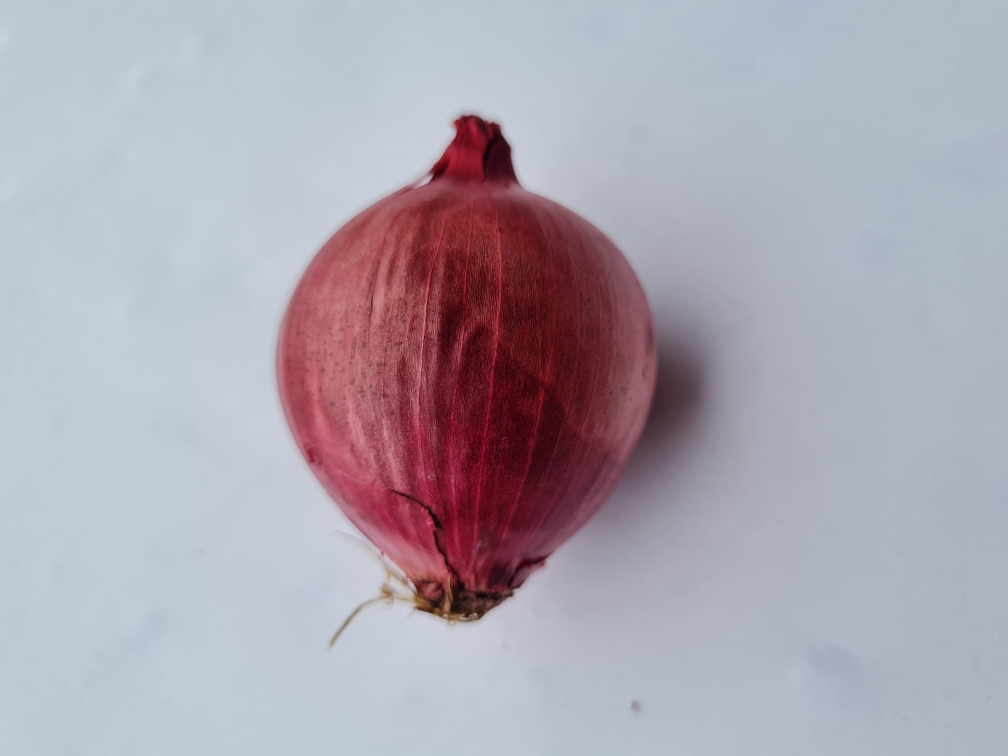
#> input picture Hannes/photos_examples/Zwiebel/Zwiebel (14).jpg, 4032 x 3024 px (shown at 1/4 size); its folder holds only this picture in this run
$ python feature_extraction.py
#> lines starting #> are read from the running program, lines starting #| are printed output that depends on the picture; after the words box and inside, x2 and y2 are one past the last pixel; in counts of white or black regions, pixels touching at a corner belong together
### Hannes/feature_extraction_functions.py
import cv2 as cv
import numpy as np
import os
from PIL import Image

def resize(input_dir, output_dir, file, new_width, new_height):
    # Bilder Verkleinern und in Ordner speichern
#> called with input_dir = 'photos_examples/Zwiebel', output_dir = 'photos_examples_reduced/Zwiebel_reduced', file = 'Zwiebel (14).jpg', new_width = 125, new_height = 125
    input_path = os.path.join(input_dir, file)
    output_path = os.path.join(output_dir, file)
    img = cv.imread(input_path)  # Bild ist 3:4
#> img is the input picture: shape (3024, 4032, 3); mean B, G, R 178.4, 166.6, 173
    height, width = img.shape[:2]
#> height = 3024; width = 4032

    # Wenn bild in Breite erweitert werden muss:
    if width / height < new_width / new_height:
        enlargement = int((height * (new_width / new_height) - width) / 2)
        up = 0
        down = 0
        left = enlargement
        right = enlargement
    # Wenn bild in Höhe erweitert werden muss:
    elif width / height > new_width / new_height:
        enlargement = int((width / (new_width / new_height) - height) / 2)
#> enlargement = 504
        up = enlargement
#> up = 504
        down = enlargement
#> down = 504
        left = 0
        right = 0
    # Wenn Bild nicht erweitert werden muss:
    else:
        up, down, left, right = (0, 0, 0, 0)
    img_enlarged = cv.copyMakeBorder(
        img, up, down, left, right, cv.BORDER_REPLICATE
    )  # Altenativ: ...,cv.BORDER_CONSTANT, value=[0, 0, 0]

    img = cv.resize(img_enlarged, (new_width, new_height))
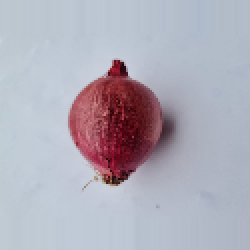
#> img: shape (125, 125, 3) (shown 2 times larger); mean B, G, R 185.4, 173.6, 176

    # Verkleinertes Bild in Ordner speichern
    cv.imwrite(output_path, img)

    # Convert image array to PIL Image object
    pil_image = Image.fromarray(cv.cvtColor(img, cv.COLOR_BGR2RGB))

    # Verkleinertes Bild zurück geben
    return np.array(pil_image)

# [90 lines left out: functions contour_number, mean_colours, extent, not called in this run]


def get_Features(image, count, zoom):
    # Kopiere das Originalbild, um es nicht zu verändern
#> called with count = 1, zoom = (500, 500)
    image_copy = image.copy()
    image_copy_contours = image.copy()
    image_copy_hull = image.copy()
    image_copy_bounding = image.copy()
    image_copy_mask = image.copy()

    # contour_number
    img1 = cv.Canny(image_copy, 100, 50)  # erzeugt einkanaliges Bild mit Kanten drauf
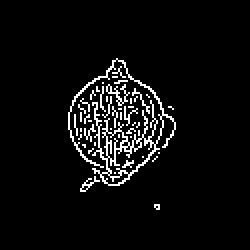
#> img1: shape (125, 125) (shown 2 times larger); 5.2% white in thin lines or dots, all inside (x1, y1, x2, y2) = (34, 29, 88, 105)
    contours, hierarchy = cv.findContours(img1, cv.RETR_LIST, cv.CHAIN_APPROX_SIMPLE)  # zählt Kanten, speichert sie in Liste
#> contours = 59 contours, 55 with area under 20; largest, box (x1, y1, x2, y2) and area: (34, 29, 88, 93) 502, (53, 68, 78, 89) 228, (52, 65, 64, 81) 84, (50, 85, 65, 93) 50
    contour_number = int(len(contours))  # Zählen der Listeneinträge
#> contour_number = 59
    cv.drawContours(image_copy_contours, contours, -1, (0, 255, 0), 1)  # Alle Konturen auf bild zeichnen
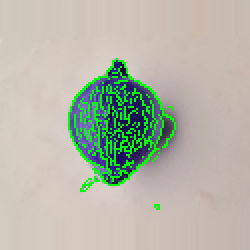
#> image_copy_contours: shape (125, 125, 3) (shown 2 times larger); mean of channels 0, 1, 2 169.1, 183, 181.1; drawn as B, G, R
    pil_image_contours = Image.fromarray(image_copy_contours) # Array in PIL bild umwandeln

    # aspect ratio, extent
    largest_contour = max(contours, key=cv.contourArea)
#> largest_contour = contour of 362 points, box (x1, y1, x2, y2) (34, 29, 88, 93), area 502
    hull = cv.convexHull(largest_contour)
#> hull = contour of 24 points, box (x1, y1, x2, y2) (34, 29, 88, 93), area 2163
    cv.drawContours( image_copy_hull, [hull], 0, (0, 255, 0), 1)  # konvexe Hülle auf Bild zeichnen
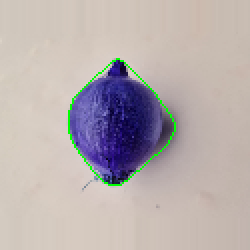
#> image_copy_hull: shape (125, 125, 3) (shown 2 times larger); mean of channels 0, 1, 2 174.4, 174.4, 183.9; drawn as B, G, R
    pil_image_hull = Image.fromarray(image_copy_hull)  # Array in PIL bild umwandeln
    rotated_rect = cv.minAreaRect(hull)
#> rotated_rect = ((57.89, 61.38), (49, 49.41), -41.63)
    box_points = cv.boxPoints(rotated_rect).astype(int)
#> box_points = [[55, 96], [23, 59], [59, 26], [92, 63]]
    cv.drawContours(image_copy_bounding, [box_points], 0, (0, 255, 0), 1)  # Bounding Box auf Bild zeichnen
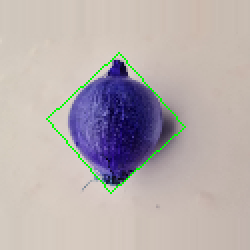
#> image_copy_bounding: shape (125, 125, 3) (shown 2 times larger); mean of channels 0, 1, 2 174.3, 174.3, 183.6; drawn as B, G, R
    pil_image_bounding = Image.fromarray(image_copy_bounding)  # Array in PIL bild umwandeln
    w = np.linalg.norm(box_points[0] - box_points[1])
#> w = 48.92
    h = np.linalg.norm(box_points[1] - box_points[2])
#> h = 48.84
    longer_side = max(w, h)
#> longer_side = 48.92
    shorter_side = min(w, h)
#> shorter_side = 48.84
    A_box = w * h
#> A_box = 2389
    A_mask = cv.contourArea(hull)
#> A_mask = 2163
    extent = A_mask / A_box
#> extent = 0.905
    aspect_ratio = shorter_side / longer_side
#> aspect_ratio = 0.998

    # mean colours
    mask = np.zeros((image.shape[0], image.shape[1]), dtype=np.uint8)  # leere Maske erzeugen
    cv.fillPoly(mask, [hull], (255))  # ausgefüllte hülle in maske schreiben
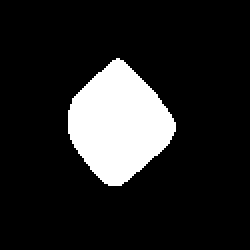
#> mask: shape (125, 125) (shown 2 times larger); 14.3% white; 1 white region, box (x1, y1, x2, y2) and area: (34, 29, 88, 93) 2235
    pixel_in_mask = image_copy[mask == 255]  # Maske über Bild legen und relevante Pixel auswählen
#> pixel_in_mask = 2235 rows, first 8: [179, 177, 185], [187, 187, 197], [167, 131, 140], [89, 18, 28], [134, 43, 55], [80, 31, 35], [163, 149, 156], [179, 176, 183]
    average_blue = np.mean(pixel_in_mask[:, 0])  #  Farbmittelwerte für Kanäle BGR in der Maske berechnen
#> average_blue = 129.5
    average_green = np.mean(pixel_in_mask[:, 1])
#> average_green = 63.86
    average_red = np.mean(pixel_in_mask[:, 2])
#> average_red = 74.62
    hsv = cv.cvtColor(image, cv.COLOR_BGR2HSV)  # Farbmittelwert für Hue Kanal in der Maske berechnen
#> hsv: shape (125, 125, 3); mean H, S, V 31.2, 42, 193.3
    pixel_in_mask_hsv = hsv[mask == 255]
#> pixel_in_mask_hsv = 2235 rows, first 8: [173, 11, 185], [0, 13, 197], [127, 55, 167], [124, 203, 89], [124, 173, 134], [122, 156, 80], [135, 22, 163], [167, 10, 183]
    average_hue = np.mean(pixel_in_mask_hsv[:, 0])
#> average_hue = 123

    image_copy_mask[mask != 255] = (255, 255, 255) # Färbe alles außerhalb der Maske weiß
    cv.drawContours(image_copy_mask, [hull], 0, (0, 255, 0), 1)  # Maske auf Bild zeichnen
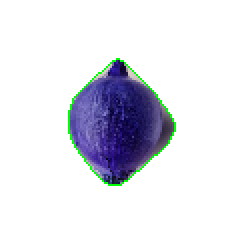
#> image_copy_mask: shape (125, 125, 3) (shown 2 times larger); mean of channels 0, 1, 2 235.5, 228.5, 227.7; drawn as B, G, R
    pil_image_mask = Image.fromarray(image_copy_mask)  # Array in PIL bild umwandeln

    return (
        contour_number,
        aspect_ratio,
        extent,
        average_blue,
        average_green,
        average_red,
        average_hue,
        np.array(pil_image_contours),  # Return the image as a numpy array
        np.array(pil_image_hull),
        np.array(pil_image_bounding),
        np.array(pil_image_mask)
    )

### Hannes/feature_extraction.py
import cv2 as cv
import pandas as pd
import numpy as np
import os
import feature_extraction_functions

df_layout = {
    "contour number": [],
    "aspect ratio": [],
    "extent": [],
    "Blue": [],
    "Green": [],
    "Red": [],
    "Hue": [],
    "class": [],
}
df = pd.DataFrame(df_layout)  # Erstellt Dataframe layout
# gewünschte Auflösung (Breite, Höhe) des bildes für die Merkmalerkennung
new_width, new_height = (125, 125)
# zahl 600 ist die größte seite des Anzeigefensters
zoomfactor = int(600 / max(new_width, new_height))
# Berechnung des Zoomfaktors (nur für Anzeige)
zoom = (new_width * zoomfactor, new_height * zoomfactor)

max_files_global =2
for i in range(3):  # for Schleife auf Bilder aus verschiedenen Ordnern zuzugreifen
    if i == 0:
        input_dir = "photos_examples/Zwiebel"
        output_dir = "photos_examples_reduced/Zwiebel_reduced"
        files = os.listdir(input_dir)  # speichert dateinamen in liste
        count = 1  # setzten
        max_files = max_files_global  # Anzahl bilder die gelesen werden sollen
    elif i == 1:
        input_dir = "photos_examples/Karotte"
        output_dir = "photos_examples_reduced/Karotte_reduced"
        files = os.listdir(input_dir)
        count = max_files_global+1  # zurücksetzten (nur Reihe fortsetzen wenn bilder angezeigt werden sollen, weil bilder sich sonst überschreiben. Sonst kann wieder bei 1 begoonen werden und immer gleiches "max_files" genutzt werden)
        max_files = max_files_global*2  # Anzahl bilder die gelesen werden sollen
    elif i == 2:
        input_dir = "photos_examples/Kartoffel"
        output_dir = "photos_examples_reduced/Kartoffel_reduced"
        files = os.listdir(input_dir)
        count = 2*max_files_global+1
        max_files = max_files_global*3

    for file in files:
        # Bild aus Ordner einlesen, verkleinern in Zielordner schreiben und zurück geben
        img = feature_extraction_functions.resize(
            input_dir, output_dir, file, new_width, new_height
        )

#> (the run stopped early here; a loop or call above may not have finished)

$ run again, on Hannes/photos_examples/Zwiebel/Zwiebel (29).JPG
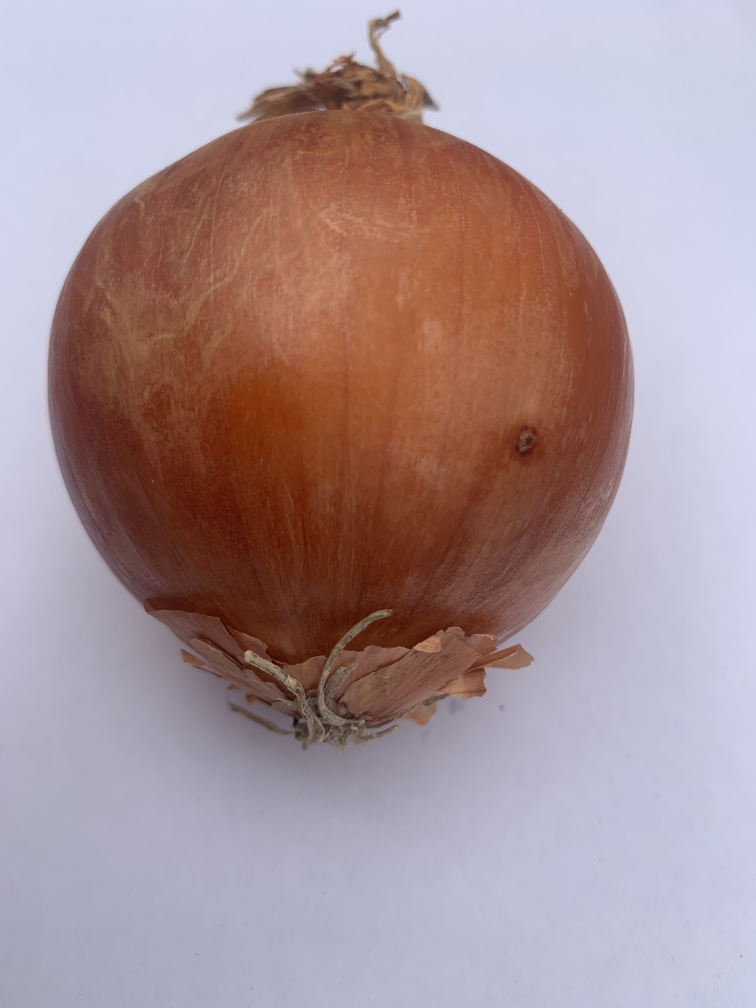
#> input picture Hannes/photos_examples/Zwiebel/Zwiebel (29).JPG, 3024 x 4032 px (shown at 1/4 size)
#> in resize, img is the input picture: shape (4032, 3024, 3); mean B, G, R 152.3, 147.3, 167.5
#> img: shape (125, 125, 3)
#> in get_Features, `img1 = cv.Canny(image_copy, 100, 50)`:
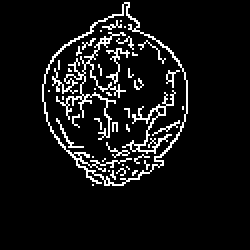
#> img1: shape (125, 125) (shown 2 times larger); 7.6% white in thin lines or dots, all inside (x1, y1, x2, y2) = (21, 1, 94, 93)
#> contours = 57 contours, 53 with area under 20; largest, box (x1, y1, x2, y2) and area: (21, 1, 94, 93) 4434, (21, 1, 94, 93) 4327, (26, 16, 63, 70) 65, (61, 45, 88, 77) 57
#> contour_number = 57
#> image_copy_contours: shape (125, 125, 3); mean of channels 0, 1, 2 165.4, 173.4, 164.4
#> largest_contour = contour of 144 points, box (x1, y1, x2, y2) (21, 1, 94, 93), area 4434
#> hull = contour of 29 points, box (x1, y1, x2, y2) (21, 1, 94, 93), area 4684
#> image_copy_hull: shape (125, 125, 3); mean of channels 0, 1, 2 173.3, 162.2, 167.8
#> rotated_rect = ((58.84, 50.28), (72.63, 77.36), -36.25)
#> box_points = [[52, 102], [6, 40], [65, -2], [111, 60]]
#> image_copy_bounding: shape (125, 125, 3); mean of channels 0, 1, 2 172.8, 162, 167.1
#> w = 77.2
#> h = 72.42
#> longer_side = 77.2
#> shorter_side = 72.42
#> A_box = 5591.1
#> A_mask = 4684
#> extent = 0.838
#> aspect_ratio = 0.938
#> mask: shape (125, 125); 30.7% white; 1 white region, box (x1, y1, x2, y2) and area: (21, 1, 94, 93) 4792
#> average_blue = 134.7
#> average_green = 84.38
#> average_red = 66.69
#> hsv: shape (125, 125, 3); mean H, S, V 71.2, 61.2, 191.4
#> average_hue = 110.7
#> in get_Features, `cv.drawContours(image_copy_mask, [hull], 0, (0, 255, 0), 1)`:
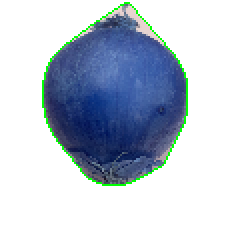
#> image_copy_mask: shape (125, 125, 3) (shown 2 times larger); mean of channels 0, 1, 2 215.7, 203.9, 194.7; drawn as B, G, R

$ run again, on Hannes/photos_examples/Zwiebel/Zwiebel (3).JPG
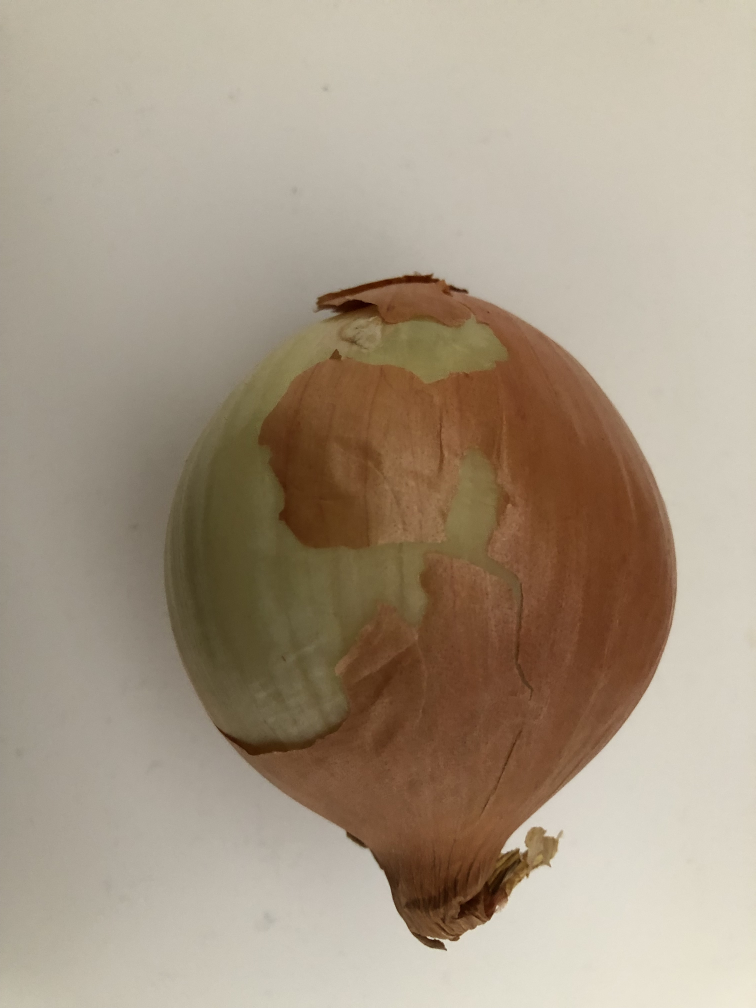
#> input picture Hannes/photos_examples/Zwiebel/Zwiebel (3).JPG, 3024 x 4032 px (shown at 1/4 size)
#> in resize, img is the input picture: shape (4032, 3024, 3); mean B, G, R 132.8, 151.9, 166.5
#> img: shape (125, 125, 3)
#> img1: shape (125, 125); 4.9% white in thin lines or dots, all inside (x1, y1, x2, y2) = (36, 33, 100, 118)
#> contours = 30 contours, 27 with area under 20; largest, box (x1, y1, x2, y2) and area: (36, 33, 100, 118) 90, (47, 36, 79, 69) 30, (46, 68, 69, 94) 20
#> contour_number = 30
#> image_copy_contours: shape (125, 125, 3); mean of channels 0, 1, 2 165.6, 166.8, 137.7
#> largest_contour = contour of 234 points, box (x1, y1, x2, y2) (36, 33, 100, 118), area 90
#> hull = contour of 31 points, box (x1, y1, x2, y2) (36, 33, 100, 118), area 3745
#> image_copy_hull: shape (125, 125, 3); mean of channels 0, 1, 2 169.7, 160.3, 139.5
#> rotated_rect = ((68.25, 71.75), (65.76, 70.71), -45)
#> box_points = [[70, 120], [20, 70], [66, 23], [116, 73]]
#> image_copy_bounding: shape (125, 125, 3); mean of channels 0, 1, 2 169.5, 160.1, 139.2
#> w = 70.71
#> h = 65.76
#> longer_side = 70.71
#> shorter_side = 65.76
#> A_box = 4650.3
#> A_mask = 3745
#> extent = 0.805
#> aspect_ratio = 0.93
#> mask: shape (125, 125); 24.6% white; 1 white region, box (x1, y1, x2, y2) and area: (36, 33, 100, 118) 3841
#> average_blue = 118.1
#> average_green = 87.21
#> average_red = 57.8
#> hsv: shape (125, 125, 3); mean H, S, V 100.9, 55.1, 171.8
#> average_hue = 104.5
#> in get_Features, `cv.drawContours(image_copy_mask, [hull], 0, (0, 255, 0), 1)`:
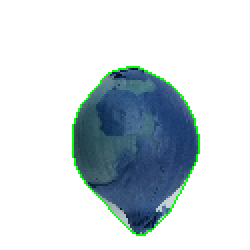
#> image_copy_mask: shape (125, 125, 3) (shown 2 times larger); mean of channels 0, 1, 2 219.2, 214.9, 204.8; drawn as B, G, R
